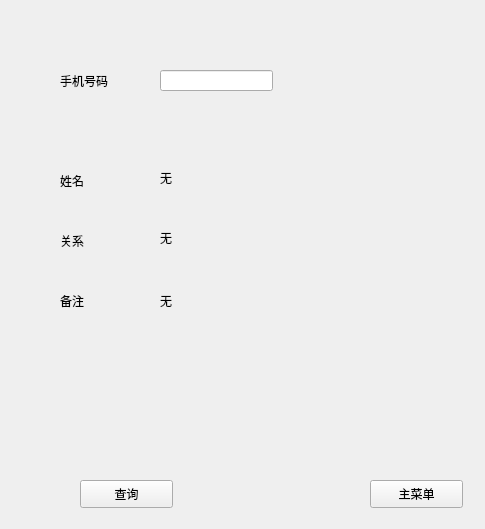
<?xml version="1.0" encoding="UTF-8"?>
<ui version="4.0">
 <class>selectperson</class>
 <widget class="QWidget" name="selectperson">
  <property name="geometry">
   <rect>
    <x>0</x>
    <y>0</y>
    <width>485</width>
    <height>529</height>
   </rect>
  </property>
  <property name="windowTitle">
   <string>查询界面</string>
  </property>
  <widget class="QPushButton" name="returnpushButton">
   <property name="geometry">
    <rect>
     <x>370</x>
     <y>480</y>
     <width>93</width>
     <height>28</height>
    </rect>
   </property>
   <property name="text">
    <string>主菜单</string>
   </property>
  </widget>
  <widget class="QLabel" name="numberlabel">
   <property name="geometry">
    <rect>
     <x>60</x>
     <y>70</y>
     <width>71</width>
     <height>21</height>
    </rect>
   </property>
   <property name="text">
    <string>手机号码</string>
   </property>
  </widget>
  <widget class="QLineEdit" name="numberlineEdit">
   <property name="geometry">
    <rect>
     <x>160</x>
     <y>70</y>
     <width>113</width>
     <height>21</height>
    </rect>
   </property>
  </widget>
  <widget class="QLabel" name="namelabel">
   <property name="geometry">
    <rect>
     <x>60</x>
     <y>170</y>
     <width>71</width>
     <height>21</height>
    </rect>
   </property>
   <property name="text">
    <string>姓名</string>
   </property>
  </widget>
  <widget class="QLabel" name="ralalabel">
   <property name="geometry">
    <rect>
     <x>60</x>
     <y>230</y>
     <width>71</width>
     <height>21</height>
    </rect>
   </property>
   <property name="text">
    <string>关系</string>
   </property>
  </widget>
  <widget class="QLabel" name="marklabel">
   <property name="geometry">
    <rect>
     <x>60</x>
     <y>290</y>
     <width>71</width>
     <height>21</height>
    </rect>
   </property>
   <property name="text">
    <string>备注</string>
   </property>
  </widget>
  <widget class="QLabel" name="shownamelabel">
   <property name="geometry">
    <rect>
     <x>160</x>
     <y>170</y>
     <width>111</width>
     <height>16</height>
    </rect>
   </property>
   <property name="text">
    <string>无</string>
   </property>
  </widget>
  <widget class="QLabel" name="showrelalabel">
   <property name="geometry">
    <rect>
     <x>160</x>
     <y>230</y>
     <width>111</width>
     <height>16</height>
    </rect>
   </property>
   <property name="text">
    <string>无</string>
   </property>
  </widget>
  <widget class="QLabel" name="showmarklabel">
   <property name="geometry">
    <rect>
     <x>160</x>
     <y>290</y>
     <width>121</width>
     <height>21</height>
    </rect>
   </property>
   <property name="text">
    <string>无</string>
   </property>
  </widget>
  <widget class="QPushButton" name="selectpushButton">
   <property name="geometry">
    <rect>
     <x>80</x>
     <y>480</y>
     <width>93</width>
     <height>28</height>
    </rect>
   </property>
   <property name="text">
    <string>查询</string>
   </property>
  </widget>
 </widget>
 <resources/>
 <connections/>
</ui>
